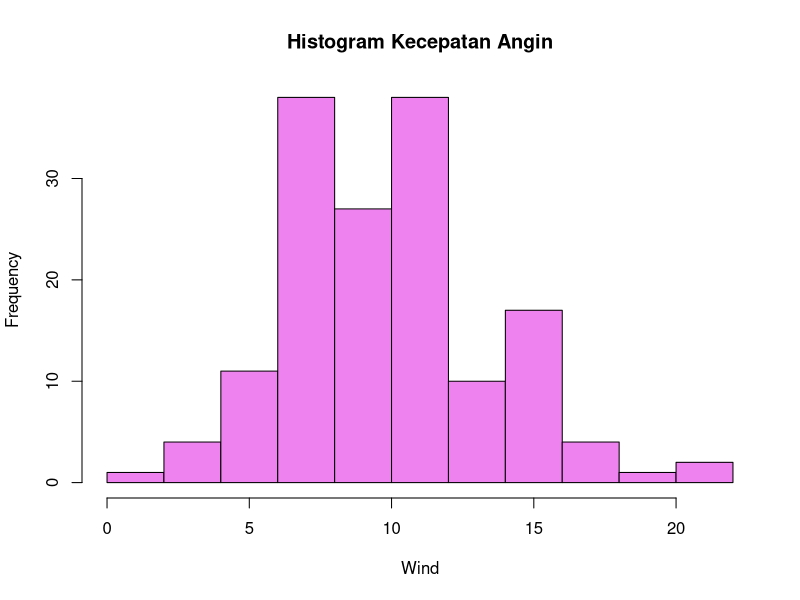
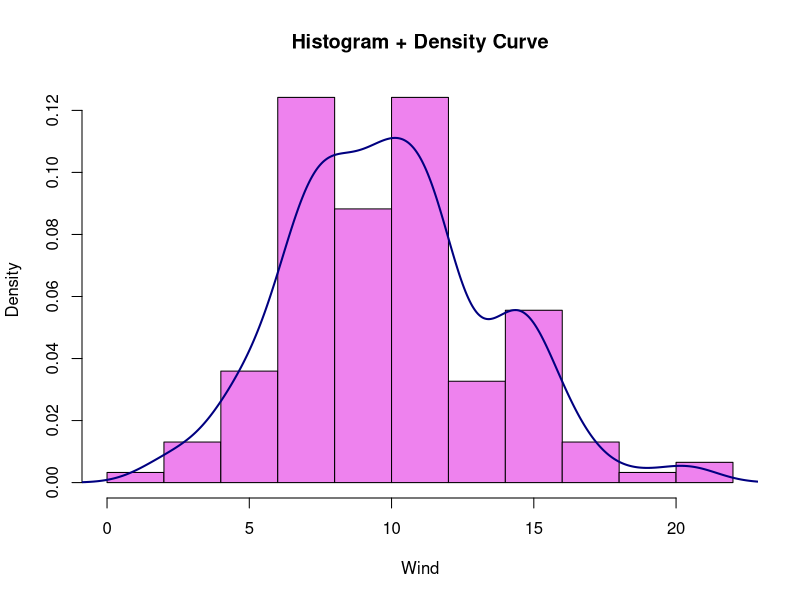
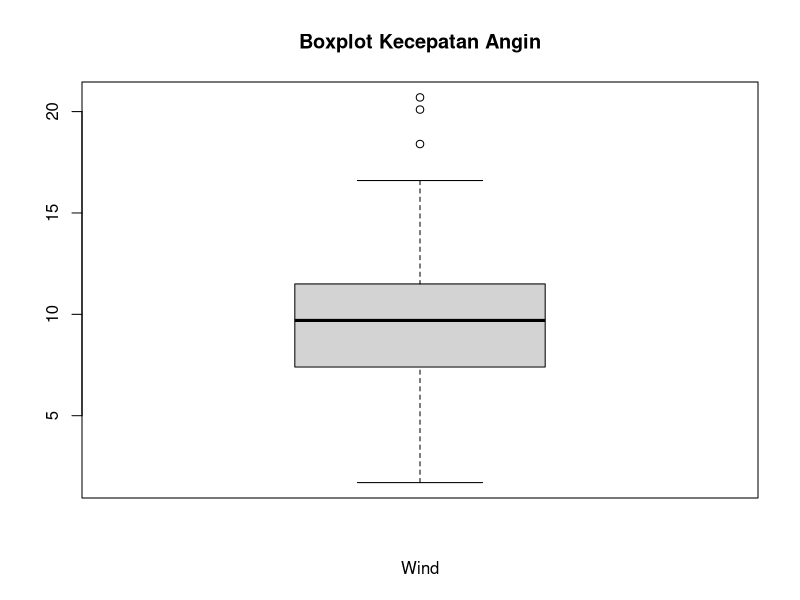
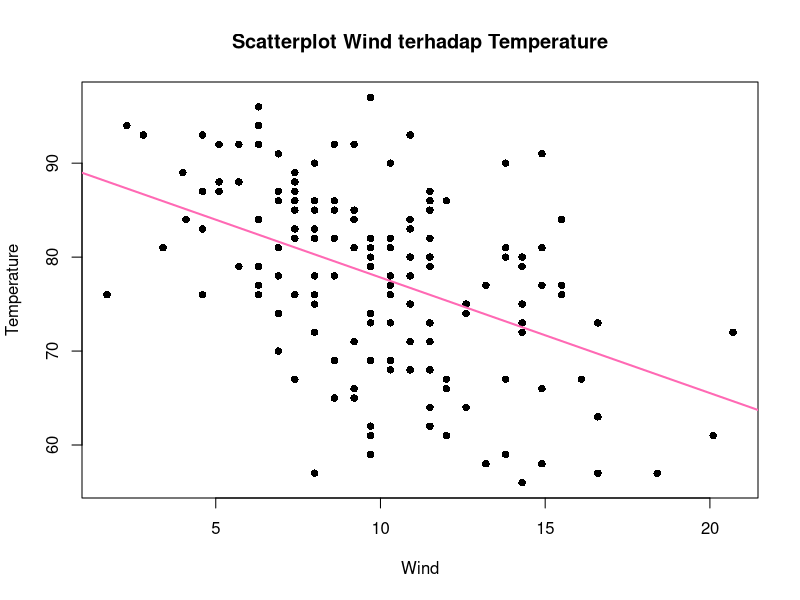

Here is the R script that generated these plots, in order:
#Nama : Geymi Feli Permata
#NIM : 3338250016
#Tugas Pertemuan 3 Komputasi Statistika

##SOAL 1 : Buka data airquality
data("airquality")
#Menampilkan data
airquality

##SOAL 2 : Buat histogram untuk variabel Wind, sertakan pula density nya
# Histogram variabel Wind
hist(airquality$Wind,
     xlab = "Wind",
     main = "Histogram Kecepatan Angin",
     col = "violet")

# Estimasi kepadatan (Density)
dens <- density(airquality$Wind, na.rm = TRUE)

# Histogram + kurva kepadatan
hist(airquality$Wind,
     probability = TRUE,
     xlab = "Wind",
     main = "Histogram + Density Curve",
     col = "violet")

# Menambahkan garis kepadatan
lines(dens, col = "navyblue", lwd = 2)

##SOAL 3 : Buat boxplot dan steam and leaf
#Boxplot
boxplot(airquality$Wind,
        horiz = FALSE,
        main = "Boxplot Kecepatan Angin",
        xlab = "Wind")

#Steam and Leaf
stem(airquality$Wind)

##SOAL 4 : Buat scatter plot
#Pola pada Data Bivariat
#Scatterplot Wind terhadap Temp
plot(Temp ~ Wind,
     data = airquality,
     pch = 16,
     main = "Scatterplot Wind terhadap Temperature",
     xlab = "Wind",
     ylab = "Temperature")

# Menambahkan garis regresi
abline(lm(Temp ~ Wind, data = airquality),
       col = "hotpink",
       lwd = 2)
